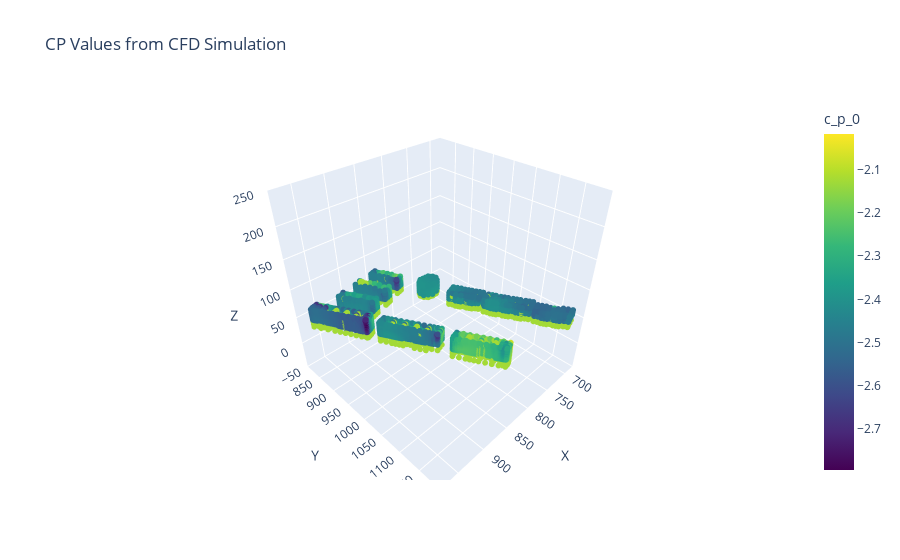
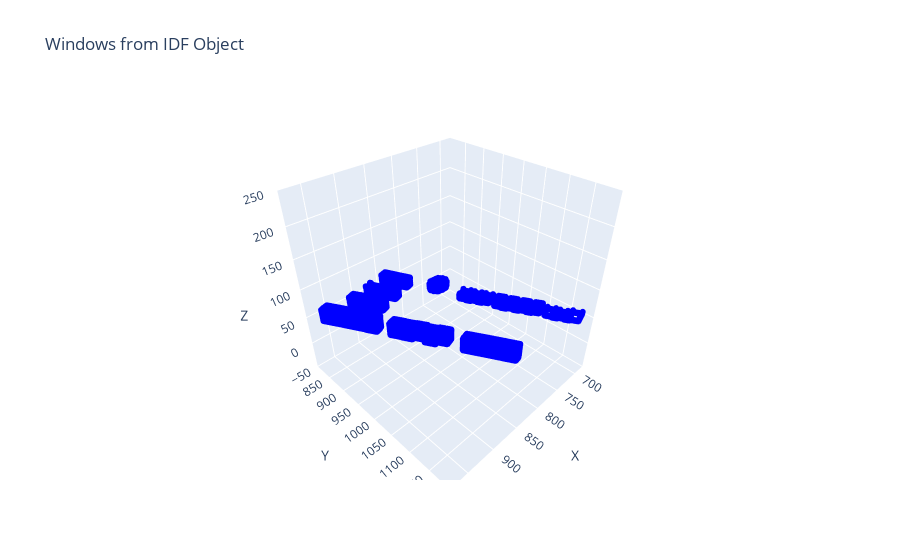
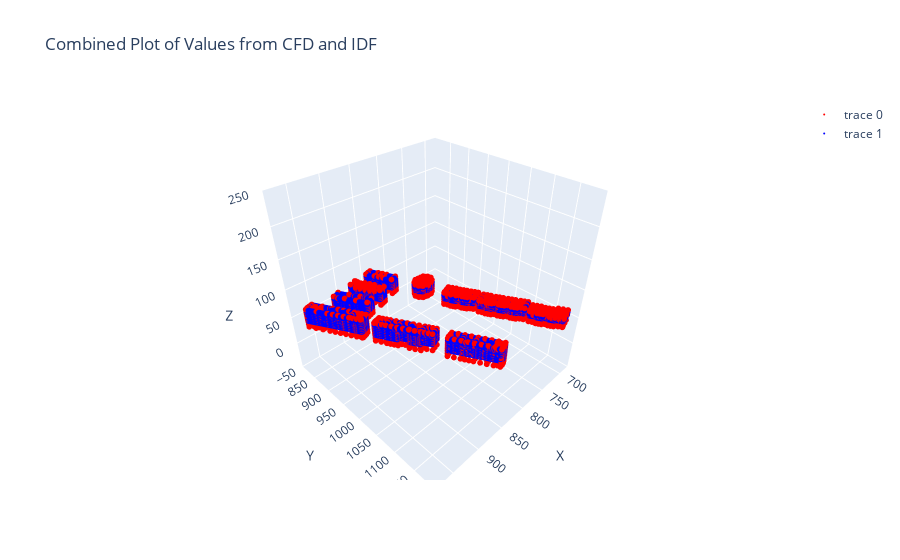

The code cell stored with these charts, in order, in its notebook:
### Code cell
# First, check the paths for the input data and configuration files.
path_checker(IDF_PATH, IDD_PATH, CP_PATH)

# Log the location of the IDD file that will be used.
logger.info(f'Setting IDD file to {IDD_PATH}')

# Set the IDD file for the EPPY library. The IDD file provides the structure and 
# definitions for EnergyPlus input files (IDF). EPPY uses the IDD to understand 
# how to correctly interpret and manipulate IDF files.
IDF.setiddname(IDD_PATH)

# Log the path of the IDF file that will be loaded.
logger.info(f'Loading IDF file from {IDF_PATH}')

# Load the IDF file using EPPY's IDF class.
idf1 = IDF(IDF_PATH)

# Update certain parameters in the IDF. The details of the updates are abstracted 
# in the function and are not evident from the function name.
update_idf_params(idf1)

# Calculate or retrieve wind pressure coefficients for the building model.
# These coefficients represent the wind's effect on different surfaces of the building.
wind_pressure_coefficient_array = add_wind_pressure_coefficients_array(idf1)

# Create a k-d tree and a dataframe for vectorized points. These might be used 
# for efficient spatial searches or operations.
kdtree, coords_df = vectorize_points(CP_PATH,X_TRANS,Y_TRANS,Z_TRANS)

# Fetch building surfaces and fenestration objects (like windows or doors) from the IDF.
building_objects, fenestration_objects = fetch_surfaces(idf1)

# Plot fenestration objects and building surfaces.
plot_objects(fenestration_objects,coords_df)

# Add wind pressure coefficients to the fenestration objects in the IDF.
add_cp_fenestration(idf1, fenestration_objects, wind_pressure_coefficient_array, kdtree=kdtree, coords_df=coords_df)

# Fetch building surfaces that do not have an external node name. 
# This suggests surfaces where the wind might not directly interact, like internal walls.
building_objects_no_external_node_name = get_surface_no_node(idf1, building_objects)

# Add wind pressure coefficients to the building surfaces that do not have external node names.
add_cp_surfaces(idf1, building_objects_no_external_node_name, wind_pressure_coefficient_array, kdtree=kdtree, coords_df=coords_df)

# Update the AirflowNetwork:SimulationControl object in the IDF to specify that 
# wind pressure coefficients will be provided as input rather than calculated by EnergyPlus.
logger.info('Setting AirflowNetwork:SimulationControl object to use input wind pressure coefficients')
idf1.idfobjects['AirflowNetwork:SimulationControl'][0].Wind_Pressure_Coefficient_Type = 'Input'

# Save the modified IDF to a new file named 'in_with_cp.idf'.
logger.info('Saving IDF file with CP')
idf1.saveas(OUTPUT_PATH)

# Log a message indicating that the operation has been completed.
logger.info('Done!')

### Figure 1 — Plotly figure (JSON) as saved in the notebook; plotly's stock layout.template omitted (floating-point values rounded to 4 significant figures; data arrays with more than 128 entries replaced by an {"elided": "..."} marker saying what was removed)
{"data": [{"marker": {"color": {"elided": "14512 float values"}, "colorbar": {"title": {"text": "c_p_0"}}, "colorscale": [[0, "#440154"], [0.1111, "#482878"], [0.2222, "#3e4989"], [0.3333, "#31688e"], [0.4444, "#26828e"], [0.5556, "#1f9e89"], [0.6667, "#35b779"], [0.7778, "#6ece58"], [0.8889, "#b5de2b"], [1, "#fde725"]], "size": 2}, "mode": "markers", "type": "scatter3d", "x": {"elided": "14512 float values"}, "y": {"elided": "14512 float values"}, "z": {"elided": "14512 float values"}}], "layout": {"scene": {"xaxis": {"title": {"text": "X"}}, "yaxis": {"title": {"text": "Y"}}, "zaxis": {"range": [-50, 250], "title": {"text": "Z"}}}, "title": {"text": "CP Values from CFD Simulation"}}}

### Figure 2 — Plotly figure (JSON) as saved in the notebook; plotly's stock layout.template omitted (floating-point values rounded to 4 significant figures; data arrays with more than 128 entries replaced by an {"elided": "..."} marker saying what was removed)
{"data": [{"marker": {"color": "blue", "size": 2}, "mode": "markers", "type": "scatter3d", "x": {"elided": "10444 float values"}, "y": {"elided": "10444 float values"}, "z": {"elided": "10444 float values"}}], "layout": {"scene": {"xaxis": {"title": {"text": "X"}}, "yaxis": {"title": {"text": "Y"}}, "zaxis": {"range": [-50, 250], "title": {"text": "Z"}}}, "title": {"text": "Windows from IDF Object"}}}

### Figure 3 — Plotly figure (JSON) as saved in the notebook; plotly's stock layout.template omitted (floating-point values rounded to 4 significant figures; data arrays with more than 128 entries replaced by an {"elided": "..."} marker saying what was removed)
{"data": [{"marker": {"color": "red", "size": 2}, "mode": "markers", "type": "scatter3d", "x": {"elided": "14512 float values"}, "y": {"elided": "14512 float values"}, "z": {"elided": "14512 float values"}}, {"marker": {"color": "blue", "size": 2}, "mode": "markers", "type": "scatter3d", "x": {"elided": "10444 float values"}, "y": {"elided": "10444 float values"}, "z": {"elided": "10444 float values"}}], "layout": {"scene": {"xaxis": {"title": {"text": "X"}}, "yaxis": {"title": {"text": "Y"}}, "zaxis": {"range": [-50, 250], "title": {"text": "Z"}}}, "title": {"text": "Combined Plot of Values from CFD and IDF"}}}
